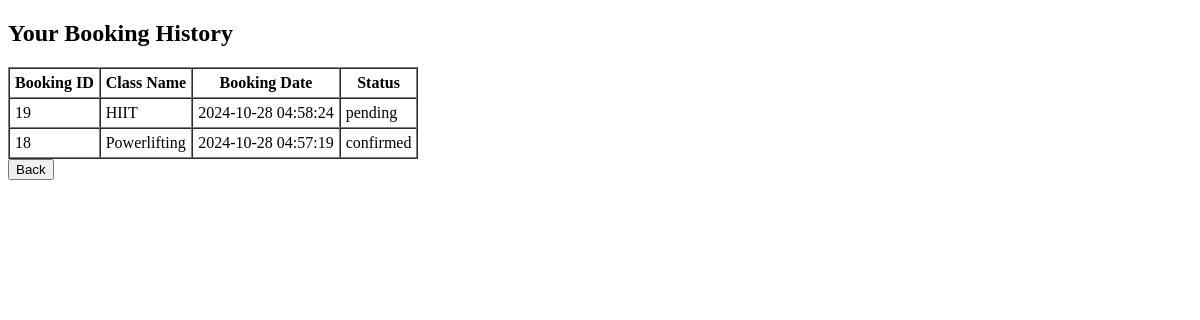
The page /FastTrack/view-booking-history.php (signed in) on the database as committed earlier.
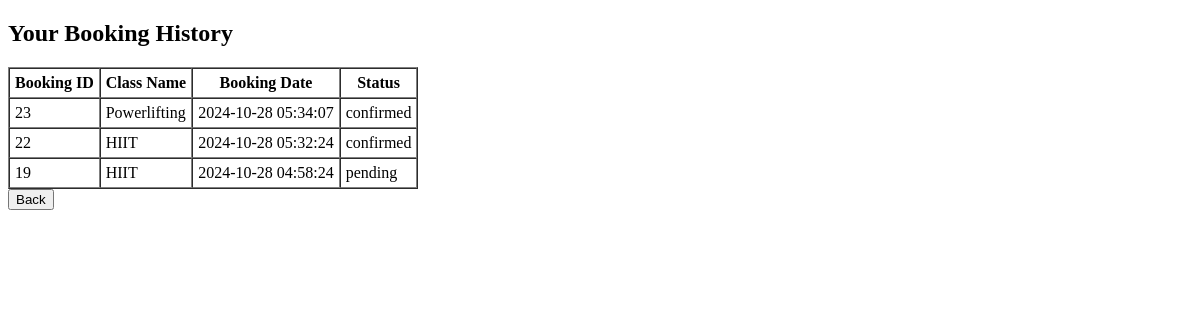
The same page on the database as committed later.
### tables this page shows
CREATE TABLE `bookings_table` (
  `created_at` timestamp NOT NULL DEFAULT CURRENT_TIMESTAMP,
  `booking_id` int NOT NULL,
  `id` int DEFAULT NULL,
  `status` varchar(255) NOT NULL DEFAULT 'pending',
  `user_id` int DEFAULT NULL
);

CREATE TABLE `class_schedule` (
  `id` int NOT NULL,
  `day_of_week` varchar(10) DEFAULT NULL,
  `time_slot` time DEFAULT NULL,
  `class_name` varchar(100) DEFAULT NULL,
  `start_time` time DEFAULT NULL,
  `end_time` time DEFAULT NULL,
  `capacity` int NOT NULL,
  `current_bookings` int DEFAULT '0'
);

### FastTrack/view-booking-history.php (the view, shortened to what this page needs)
<!DOCTYPE html>
<html lang="en">
<head>
</head>
<body>
<?php
$servername = "localhost";
$username = "root";
$password = "root";
$dbname = "fasttrack_gym";
$conn = new mysqli($servername, $username, $password, $dbname);
$user_id = $_SESSION['user_id'];
$sql = "SELECT b.booking_id, b.created_at, c.class_name, b.status
        FROM bookings_table b
        JOIN class_schedule c ON b.id = c.id
        WHERE b.user_id = ?
        ORDER BY b.created_at DESC";
$stmt = $conn->prepare($sql);
$stmt->bind_param("i", $user_id);
if (!$stmt->execute()) {
    die("SQL execute failed: " . htmlspecialchars($stmt->error));
}
$result = $stmt->get_result();
if ($result->num_rows > 0) {
    echo "<h2>Your Booking History</h2>";
    echo "<table border='1' cellpadding='5' cellspacing='0'>";
    echo "<tr>
            <th>Booking ID</th>
            <th>Class Name</th>
            <th>Booking Date</th>
            <th>Status</th>
          </tr>";
    while ($row = $result->fetch_assoc()) {
        echo "<tr>";
        echo "<td>" . htmlspecialchars($row['booking_id']) . "</td>";
        echo "<td>" . htmlspecialchars($row['class_name']) . "</td>";
        echo "<td>" . htmlspecialchars($row['created_at']) . "</td>";
        echo "<td>" . htmlspecialchars($row['status']) . "</td>";
        echo "</tr>";
    }
    echo "</table>";
} else {
    echo "<h2>No bookings found.</h2>";
}
?>
<button onclick="window.location.href='customer.php'">Back</button>
</body>
</html>

Rows that differ between the two databases and show on the page:
removed bookings_table: booking_id "18", id.class_name "Powerlifting", created_at "2024-10-28 04:57:19", status "confirmed"
added bookings_table: booking_id "23", id.class_name "Powerlifting", created_at "2024-10-28 05:34:07", status "confirmed"
added bookings_table: booking_id "22", id.class_name "HIIT", created_at "2024-10-28 05:32:24", status "confirmed"
